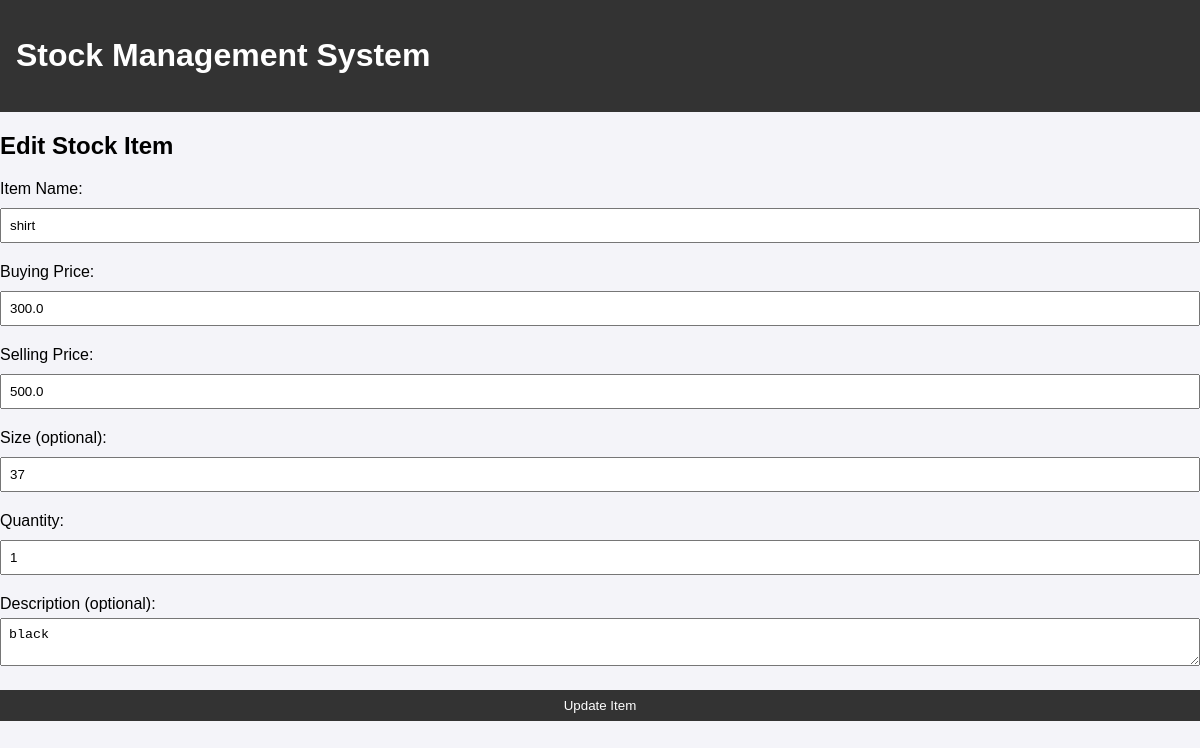
The app's page /admin/stock/edit/5 with its own data.
### app.py (models this page shows)
class StockItem(db.Model):
    id = db.Column(db.Integer, primary_key=True)
    name = db.Column(db.String(100), nullable=False)
    buying_price = db.Column(db.Float, nullable=False)
    selling_price = db.Column(db.Float, nullable=False)
    size = db.Column(db.String(50))
    quantity = db.Column(db.Integer, nullable=False)
    description = db.Column(db.Text)
    sales = db.relationship('SaleItem', back_populates='stock_item')  # Added relationship

### app.py (the view, shortened to what this page needs)
@app.route('/admin/stock/edit/<int:id>', methods=['GET', 'POST'])
def edit_stock(id):
    item = StockItem.query.get(id)
    return render_template('admin/edit_stock.html', item=item)

### app.py (called while the page is built)
@app.before_request
def set_timezone():
    g.timezone = pytz.timezone('Africa/Nairobi')

### templates/admin/edit_stock.html
{% extends "base.html" %}
{% block content %}
<div class="edit-stock">
    <h2>Edit Stock Item</h2>
    <form method="POST">
        <div class="form-group">
            <label for="name">Item Name:</label>
            <input type="text" id="name" name="name" value="{{ item.name }}" required>
        </div>
        <div class="form-group">
            <label for="buying_price">Buying Price:</label>
            <input type="number" step="0.01" id="buying_price" name="buying_price"
                   value="{{ item.buying_price }}" required>
        </div>
        <div class="form-group">
            <label for="selling_price">Selling Price:</label>
            <input type="number" step="0.01" id="selling_price" name="selling_price"
                   value="{{ item.selling_price }}" required>
        </div>
        <div class="form-group">
            <label for="size">Size (optional):</label>
            <input type="text" id="size" name="size" value="{{ item.size }}">
        </div>
        <div class="form-group">
            <label for="quantity">Quantity:</label>
            <input type="number" id="quantity" name="quantity" value="{{ item.quantity }}" required>
        </div>
        <div class="form-group">
            <label for="description">Description (optional):</label>
            <textarea id="description" name="description">{{ item.description }}</textarea>
        </div>
        <button type="submit">Update Item</button>
    </form>
</div>
{% endblock %}

### static/css/style.css (style rules this page uses)
body { font-family: Arial, sans-serif; margin: 0; padding: 0; background-color: #f4f4f9; }
form { margin-top: 20px; }
input, select, button { padding: 8px; margin: 5px 0; width: 100%; box-sizing: border-box; }
button { background: #333; color: white; border: none; cursor: pointer; }
.form-group { margin-bottom: 15px; }
.form-group label { display: block; margin-bottom: 5px; }
.form-group input, .form-group textarea, .form-group select { width: 100%; padding: 8px; box-sizing: border-box; }

### records on screen
StockItem: name "shirt", buying_price "300.0", selling_price "500.0", size "37", quantity "1", description "black"
